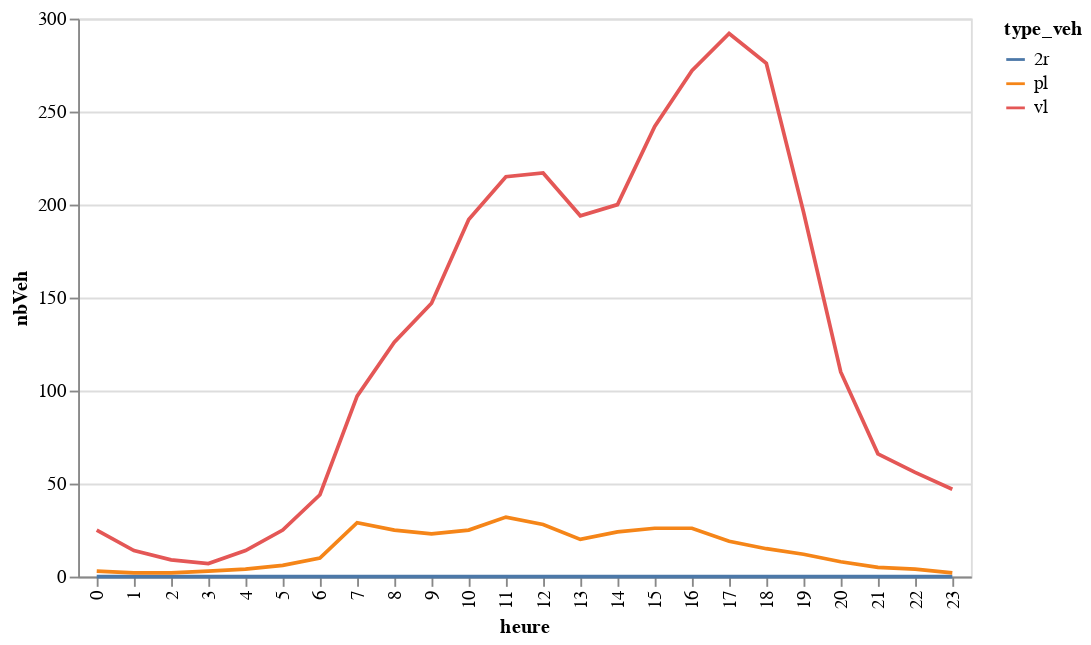

Notebook code for this chart:
### Code cell
graphHeureType2SensMja

### Figure 1 — Vega-Lite specification as saved in the notebook (floating-point values rounded to 4 significant figures)
{"config": {"view": {"continuousWidth": 400, "continuousHeight": 300}}, "data": {"name": "data-4b9471cd7df24fa1d653ba9aed08d74c"}, "mark": "line", "encoding": {"color": {"type": "nominal", "field": "type_veh"}, "x": {"type": "ordinal", "field": "heure"}, "y": {"type": "quantitative", "field": "nbVeh"}}, "$schema": "https://vega.github.io/schema/vega-lite/v4.8.1.json", "datasets": {"data-4b9471cd7df24fa1d653ba9aed08d74c": [{"heure": 0, "type_veh": "2r", "nbVeh": 0.0}, {"heure": 0, "type_veh": "pl", "nbVeh": 3.0}, {"heure": 0, "type_veh": "vl", "nbVeh": 25.0}, {"heure": 1, "type_veh": "2r", "nbVeh": 0.0}, {"heure": 1, "type_veh": "pl", "nbVeh": 2.0}, {"heure": 1, "type_veh": "vl", "nbVeh": 14.0}, {"heure": 2, "type_veh": "2r", "nbVeh": 0.0}, {"heure": 2, "type_veh": "pl", "nbVeh": 2.0}, {"heure": 2, "type_veh": "vl", "nbVeh": 9.0}, {"heure": 3, "type_veh": "2r", "nbVeh": 0.0}, {"heure": 3, "type_veh": "pl", "nbVeh": 3.0}, {"heure": 3, "type_veh": "vl", "nbVeh": 7.0}, {"heure": 4, "type_veh": "2r", "nbVeh": 0.0}, {"heure": 4, "type_veh": "pl", "nbVeh": 4.0}, {"heure": 4, "type_veh": "vl", "nbVeh": 14.0}, {"heure": 5, "type_veh": "2r", "nbVeh": 0.0}, {"heure": 5, "type_veh": "pl", "nbVeh": 6.0}, {"heure": 5, "type_veh": "vl", "nbVeh": 25.0}, {"heure": 6, "type_veh": "2r", "nbVeh": 0.0}, {"heure": 6, "type_veh": "pl", "nbVeh": 10.0}, {"heure": 6, "type_veh": "vl", "nbVeh": 44.0}, {"heure": 7, "type_veh": "2r", "nbVeh": 0.0}, {"heure": 7, "type_veh": "pl", "nbVeh": 29.0}, {"heure": 7, "type_veh": "vl", "nbVeh": 97.0}, {"heure": 8, "type_veh": "2r", "nbVeh": 0.0}, {"heure": 8, "type_veh": "pl", "nbVeh": 25.0}, {"heure": 8, "type_veh": "vl", "nbVeh": 126.0}, {"heure": 9, "type_veh": "2r", "nbVeh": 0.0}, {"heure": 9, "type_veh": "pl", "nbVeh": 23.0}, {"heure": 9, "type_veh": "vl", "nbVeh": 147.0}, {"heure": 10, "type_veh": "2r", "nbVeh": 0.0}, {"heure": 10, "type_veh": "pl", "nbVeh": 25.0}, {"heure": 10, "type_veh": "vl", "nbVeh": 192.0}, {"heure": 11, "type_veh": "2r", "nbVeh": 0.0}, {"heure": 11, "type_veh": "pl", "nbVeh": 32.0}, {"heure": 11, "type_veh": "vl", "nbVeh": 215.0}, {"heure": 12, "type_veh": "2r", "nbVeh": 0.0}, {"heure": 12, "type_veh": "pl", "nbVeh": 28.0}, {"heure": 12, "type_veh": "vl", "nbVeh": 217.0}, {"heure": 13, "type_veh": "2r", "nbVeh": 0.0}, {"heure": 13, "type_veh": "pl", "nbVeh": 20.0}, {"heure": 13, "type_veh": "vl", "nbVeh": 194.0}, {"heure": 14, "type_veh": "2r", "nbVeh": 0.0}, {"heure": 14, "type_veh": "pl", "nbVeh": 24.0}, {"heure": 14, "type_veh": "vl", "nbVeh": 200.0}, {"heure": 15, "type_veh": "2r", "nbVeh": 0.0}, {"heure": 15, "type_veh": "pl", "nbVeh": 26.0}, {"heure": 15, "type_veh": "vl", "nbVeh": 242.0}, {"heure": 16, "type_veh": "2r", "nbVeh": 0.0}, {"heure": 16, "type_veh": "pl", "nbVeh": 26.0}, {"heure": 16, "type_veh": "vl", "nbVeh": 272.0}, {"heure": 17, "type_veh": "2r", "nbVeh": 0.0}, {"heure": 17, "type_veh": "pl", "nbVeh": 19.0}, {"heure": 17, "type_veh": "vl", "nbVeh": 292.0}, {"heure": 18, "type_veh": "2r", "nbVeh": 0.0}, {"heure": 18, "type_veh": "pl", "nbVeh": 15.0}, {"heure": 18, "type_veh": "vl", "nbVeh": 276.0}, {"heure": 19, "type_veh": "2r", "nbVeh": 0.0}, {"heure": 19, "type_veh": "pl", "nbVeh": 12.0}, {"heure": 19, "type_veh": "vl", "nbVeh": 196.0}, {"heure": 20, "type_veh": "2r", "nbVeh": 0.0}, {"heure": 20, "type_veh": "pl", "nbVeh": 8.0}, {"heure": 20, "type_veh": "vl", "nbVeh": 110.0}, {"heure": 21, "type_veh": "2r", "nbVeh": 0.0}, {"heure": 21, "type_veh": "pl", "nbVeh": 5.0}, {"heure": 21, "type_veh": "vl", "nbVeh": 66.0}, {"heure": 22, "type_veh": "2r", "nbVeh": 0.0}, {"heure": 22, "type_veh": "pl", "nbVeh": 4.0}, {"heure": 22, "type_veh": "vl", "nbVeh": 56.0}, {"heure": 23, "type_veh": "2r", "nbVeh": 0.0}, {"heure": 23, "type_veh": "pl", "nbVeh": 2.0}, {"heure": 23, "type_veh": "vl", "nbVeh": 47.0}]}}
